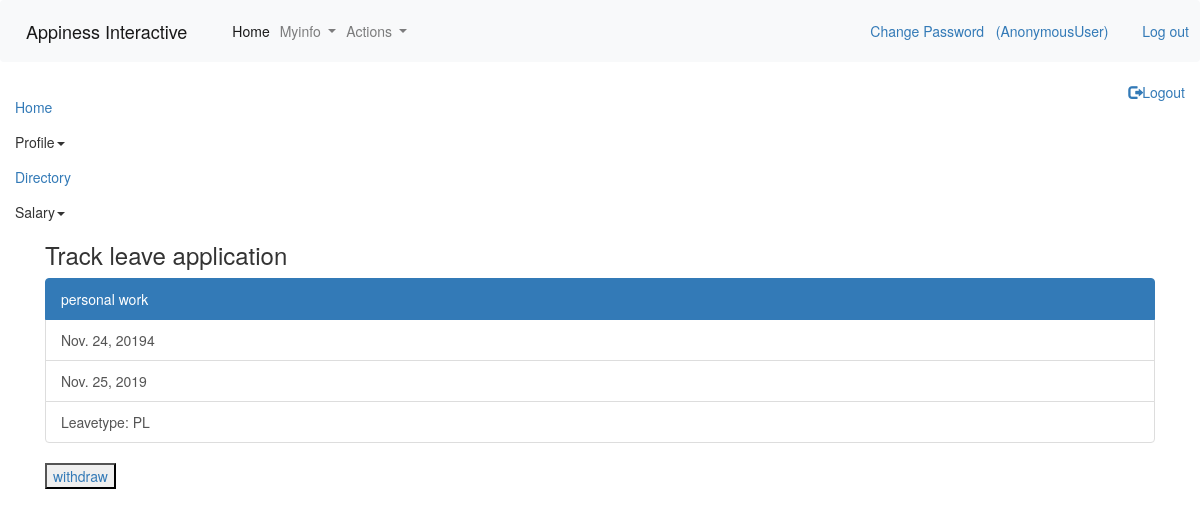
/leave/leavetrack/ (signed in), run on the app's committed database.
### leave/models.py (models this page shows, shortened)
class Leaveapply(models.Model):
    leavetype = models.ForeignKey(Leavetype, on_delete=models.CASCADE)
    from_date = models.DateField()
    to_date = models.DateField()
    from_session = models.CharField(max_length=40, choices=session_type)
    to_session = models.CharField(max_length=40, choices=session_type)
    days = models.IntegerField(null=True)
    apply_to = models.ForeignKey(Employee, on_delete=models.CASCADE, related_name='lead')
    reason = models.CharField(max_length=40)
    cc_to = models.ForeignKey(Employee, on_delete=models.CASCADE, related_name='management')
    status= models.BooleanField(choices=status_type,null=True)
    by = models.ForeignKey(Employee, on_delete=models.CASCADE)
    active_flag = models.BooleanField(('active'), default=True)
    created_on = models.DateTimeField(auto_now_add=True)
    modified_on = models.DateTimeField(auto_now=True)

class Leavetype(models.Model):
    type = models.CharField(max_length=40)
    active_flag = models.BooleanField(('active'), default=True)
    created_on = models.DateTimeField(auto_now_add=True)
    modified_on = models.DateTimeField(auto_now=True)
    def __str__(self):
        return self.type

### leave/views.py (the view)
def leavetrack(request):
    user = request.session['obj']
    obj = Leaveapply.objects.filter(active_flag=True, by=user)
    return render(request, 'list_of_leave.html', {'obj': obj})

### templates/list_of_leave.html (shortened to what this page needs)
{% extends "base.html" %}
{% block content %}
<h3 class="container">Track leave application</h3>
{% for data in obj%}
<div class="container">
<div class="list-group">
  <a href="#" class="list-group-item active">
    {{data.reason}}
  </a>
  <a href="#" class="list-group-item list-group-item-action">{{data.from_date}}{{data.id}}</a>
  <a href="#" class="list-group-item list-group-item-action">{{data.to_date}}</a>
  <a href="#" class="list-group-item list-group-item-action">Leavetype: {{data.leavetype}}</a>
</div>
  <button class="btn-btn-danger"><a href="{% url 'leave_cancel' data.id %}">withdraw</a> </button>
</div>
{% endfor %}
{% endblock %}

### templates/base.html (style rules this page uses)
body { margin: 0; font-family: Arial, Helvetica, sans-serif; }

### data on the page
Leaveapply: reason "personal work", from_date "Nov. 24, 2019", id "4", to_date "Nov. 25, 2019", leavetype "PL"

### other printed values
{{ user }} "AnonymousUser"
